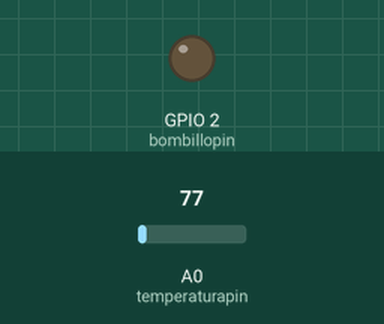
Recording of a program running on a simulated ESP8266 (NodeMCU). Parts: output pins drawn as LEDs (lit = HIGH). Inputs (shaded band) come from the test bench; at power-on: A0 (temperaturapin) = 77. WiFi joins after 1.5 s; servers stay silent unless stated; what the program prints to the serial monitor is not drawn.

Above: at 1.6 s.
At 20.1 s:
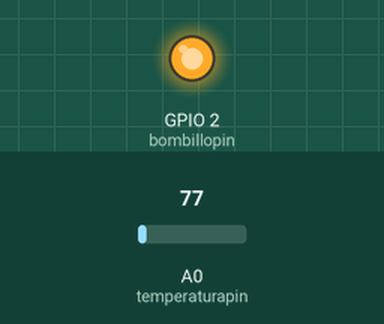
Timing chart, 0 to 21.6 s (numbered marks = the images above):
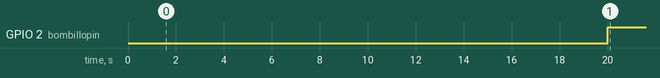

Measured:
- by itself, GPIO 2 (bombillopin): LOW → HIGH at 20.0 s

The program:

main.cpp
```cpp
#include <Arduino.h>
#include <ThingSpeak.h>
#include <ESP8266WiFi.h>

// Información del Canal y Campos de ThingSpeak
char thingSpeakAddress[] = "api.thingspeak.com";
unsigned long channelID = 1368221;
char *readAPIKey = (char *)"KCKCJYUL35N5SUKK";
char *writeAPIKey = (char *)"2O5RBDM44AMWVU3Q";
const unsigned long postingInterval = 20L * 1000L;
unsigned int dataFieldOne = 1;   // Campo para escribir el estado de la Temperatura
unsigned int dataFieldTwo = 2;   // Campo para escribir el estado del Bombillo
unsigned int dataFieldThree = 3; // Campo para escribir el estado del Ventilador
unsigned int dataFieldFour = 4;  // Campo para escribir el Tiempo

//Inicialización de variables
int lectura = 0;
float temperatura = 0.0;
const int temperaturapin = A0;
const int bombillopin = LED_BUILTIN;
boolean estadoventilador = false; //false = apagado
boolean estadobombillo = false;   //false = apagado

//------------------------- Activar WIFI ESP8266 -----------------------
char ssid[] = "manusixx";
char password[] = "d4rkm4st3r";
WiFiClient client; //Cliente Wifi para ThingSpeak
//-------------------------- Fin Configuración WIFI ESP8266 --------------

void setup()
{
    //----------- Comando para Conectarse a la WIFI el ESP8266 ---------
    Serial.println("Conectandose a la WIFI!");

    WiFi.begin(ssid, password);
    while (WiFi.status() != WL_CONNECTED)
    {
        Serial.print(".");
        delay(500);
    }

    Serial.println("");
    Serial.println("WiFi conectada");
    Serial.println(WiFi.localIP());
    //----------- Fin de conección ESP8266 -----------------------------
    pinMode(LED_BUILTIN, OUTPUT);
    Serial.begin(115200);
    //************ Conectar Cliente ThinkSpeak *******
    ThingSpeak.begin(client);
    //************ Fin Conectar Cliente ThingSpeak ***
}

// Toma de lectura del sensor
int readSensor()
{
    lectura = analogRead(temperaturapin);
    Serial.print("El valor de la lectura capturado es: ");
    Serial.println(lectura);
    return lectura;
}

//convertir a lectura analoga que va de 0 a 1023  a voltage que va de 0 a 3V
float calcTemperature(int lectura)
{
    float voltage = lectura * (3.3 / 1024.0);
    Serial.print("El valor del voltaje es: ");
    Serial.println(voltage);
    //Convertir a grados celcius
    temperatura = (voltage * 100) - 50;
    Serial.print("El valor en celcius es: ");
    Serial.println(temperatura);
    return temperatura;
}

void tmpAlert(float temperatura)
{
    if (temperatura >= 35.05)
    {
        Serial.println("Alerta temperatura mayor a 35.05 grados celcius");
        digitalWrite(bombillopin, LOW);
        estadoventilador = true; //false = apagado
        estadobombillo = true;   //false = apagado
        delay(1000);
    }
    else
    {
        Serial.println("Temperatura normal");
        digitalWrite(bombillopin, HIGH);
        estadoventilador = false; //false = apagado
        estadobombillo = false;   //false = apagado
        delay(10);
    }
}

// Use this function if you want to write a single field
int writeTSData(long TSChannel, unsigned int TSField, float data)
{
    int writeSuccess = ThingSpeak.writeField(TSChannel, TSField, data, writeAPIKey); // Write the data to the channel
    if (writeSuccess)
    {
        //lcd.setCursor(0, 1);
        //lcd.print("Send ThinkSpeak");
        Serial.println(String(data) + " written to Thingspeak.");
    }

    return writeSuccess;
}

//use this function if you want multiple fields simultaneously
int write2TSData(long TSChannel, unsigned int TSField1,
                 float field1Data, unsigned int TSField2, long field2Data,
                 unsigned int TSField3, long field3Data,
                 unsigned int TSField4, long field4Data)
{

    ThingSpeak.setField(TSField1, field1Data);
    ThingSpeak.setField(TSField2, field2Data);
    ThingSpeak.setField(TSField3, field3Data);
    ThingSpeak.setField(TSField4, field4Data);

    int printSuccess = ThingSpeak.writeFields(TSChannel, writeAPIKey);
    return printSuccess;
}

//metodo repetitivo
unsigned long lastConnectionTime = 0;
long lastUpdateTime = 0;

void loop()
{
    if (millis() - lastUpdateTime >= postingInterval)
    {
        lastUpdateTime = millis();
        lectura = readSensor();
        temperatura = calcTemperature(lectura);
        tmpAlert(temperatura);

        //Enviar los Datos a ThinkSpeak
        write2TSData(channelID, dataFieldOne, temperatura,
                     dataFieldTwo, estadobombillo, dataFieldThree, estadoventilador,
                     dataFieldFour, millis());
    }
}
```
